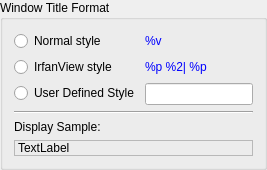
            <widget class="QGroupBox" name="groupBox_3">
             <property name="sizePolicy">
              <sizepolicy hsizetype="Preferred" vsizetype="Minimum">
               <horstretch>0</horstretch>
               <verstretch>0</verstretch>
              </sizepolicy>
             </property>
             <property name="title">
              <string>Window Title Format</string>
             </property>
             <layout class="QFormLayout" name="formLayout_4">
              <item row="0" column="0">
               <widget class="QRadioButton" name="radioButtonWindowTitleNormalStyle">
                <property name="text">
                 <string>Normal style</string>
                </property>
               </widget>
              </item>
              <item row="0" column="1">
               <widget class="QLabel" name="label_8">
                <property name="palette">
                 <palette>
                  <active>
                   <colorrole role="WindowText">
                    <brush brushstyle="SolidPattern">
                     <color alpha="255">
                      <red>0</red>
                      <green>0</green>
                      <blue>255</blue>
                     </color>
                    </brush>
                   </colorrole>
                   <colorrole role="Button">
                    <brush brushstyle="SolidPattern">
                     <color alpha="255">
                      <red>0</red>
                      <green>0</green>
                      <blue>255</blue>
                     </color>
                    </brush>
                   </colorrole>
                   <colorrole role="Light">
                    <brush brushstyle="SolidPattern">
                     <color alpha="255">
                      <red>127</red>
                      <green>127</green>
                      <blue>255</blue>
                     </color>
                    </brush>
                   </colorrole>
                   <colorrole role="Midlight">
                    <brush brushstyle="SolidPattern">
                     <color alpha="255">
                      <red>63</red>
                      <green>63</green>
                      <blue>255</blue>
                     </color>
                    </brush>
                   </colorrole>
                   <colorrole role="Dark">
                    <brush brushstyle="SolidPattern">
                     <color alpha="255">
                      <red>0</red>
                      <green>0</green>
                      <blue>127</blue>
                     </color>
                    </brush>
                   </colorrole>
                   <colorrole role="Mid">
                    <brush brushstyle="SolidPattern">
                     <color alpha="255">
                      <red>0</red>
                      <green>0</green>
                      <blue>170</blue>
                     </color>
                    </brush>
                   </colorrole>
                   <colorrole role="Text">
                    <brush brushstyle="SolidPattern">
                     <color alpha="255">
                      <red>0</red>
                      <green>0</green>
                      <blue>255</blue>
                     </color>
                    </brush>
                   </colorrole>
                   <colorrole role="BrightText">
                    <brush brushstyle="SolidPattern">
                     <color alpha="255">
                      <red>255</red>
                      <green>255</green>
                      <blue>255</blue>
                     </color>
                    </brush>
                   </colorrole>
                   <colorrole role="ButtonText">
                    <brush brushstyle="SolidPattern">
                     <color alpha="255">
                      <red>0</red>
                      <green>0</green>
                      <blue>0</blue>
                     </color>
                    </brush>
                   </colorrole>
                   <colorrole role="Base">
                    <brush brushstyle="SolidPattern">
                     <color alpha="255">
                      <red>255</red>
                      <green>255</green>
                      <blue>255</blue>
                     </color>
                    </brush>
                   </colorrole>
                   <colorrole role="Window">
                    <brush brushstyle="SolidPattern">
                     <color alpha="255">
                      <red>0</red>
                      <green>0</green>
                      <blue>255</blue>
                     </color>
                    </brush>
                   </colorrole>
                   <colorrole role="Shadow">
                    <brush brushstyle="SolidPattern">
                     <color alpha="255">
                      <red>0</red>
                      <green>0</green>
                      <blue>0</blue>
                     </color>
                    </brush>
                   </colorrole>
                   <colorrole role="AlternateBase">
                    <brush brushstyle="SolidPattern">
                     <color alpha="255">
                      <red>127</red>
                      <green>127</green>
                      <blue>255</blue>
                     </color>
                    </brush>
                   </colorrole>
                   <colorrole role="ToolTipBase">
                    <brush brushstyle="SolidPattern">
                     <color alpha="255">
                      <red>255</red>
                      <green>255</green>
                      <blue>220</blue>
                     </color>
                    </brush>
                   </colorrole>
                   <colorrole role="ToolTipText">
                    <brush brushstyle="SolidPattern">
                     <color alpha="255">
                      <red>0</red>
                      <green>0</green>
                      <blue>0</blue>
                     </color>
                    </brush>
                   </colorrole>
                  </active>
                  <inactive>
                   <colorrole role="WindowText">
                    <brush brushstyle="SolidPattern">
                     <color alpha="255">
                      <red>0</red>
                      <green>0</green>
                      <blue>255</blue>
                     </color>
                    </brush>
                   </colorrole>
                   <colorrole role="Button">
                    <brush brushstyle="SolidPattern">
                     <color alpha="255">
                      <red>0</red>
                      <green>0</green>
                      <blue>255</blue>
                     </color>
                    </brush>
                   </colorrole>
                   <colorrole role="Light">
                    <brush brushstyle="SolidPattern">
                     <color alpha="255">
                      <red>127</red>
                      <green>127</green>
                      <blue>255</blue>
                     </color>
                    </brush>
                   </colorrole>
                   <colorrole role="Midlight">
                    <brush brushstyle="SolidPattern">
                     <color alpha="255">
                      <red>63</red>
                      <green>63</green>
                      <blue>255</blue>
                     </color>
                    </brush>
                   </colorrole>
                   <colorrole role="Dark">
                    <brush brushstyle="SolidPattern">
                     <color alpha="255">
                      <red>0</red>
                      <green>0</green>
                      <blue>127</blue>
                     </color>
                    </brush>
                   </colorrole>
                   <colorrole role="Mid">
                    <brush brushstyle="SolidPattern">
                     <color alpha="255">
                      <red>0</red>
                      <green>0</green>
                      <blue>170</blue>
                     </color>
                    </brush>
                   </colorrole>
                   <colorrole role="Text">
                    <brush brushstyle="SolidPattern">
                     <color alpha="255">
                      <red>0</red>
                      <green>0</green>
                      <blue>255</blue>
                     </color>
                    </brush>
                   </colorrole>
                   <colorrole role="BrightText">
                    <brush brushstyle="SolidPattern">
                     <color alpha="255">
                      <red>255</red>
                      <green>255</green>
                      <blue>255</blue>
                     </color>
                    </brush>
                   </colorrole>
                   <colorrole role="ButtonText">
                    <brush brushstyle="SolidPattern">
                     <color alpha="255">
                      <red>0</red>
                      <green>0</green>
                      <blue>0</blue>
                     </color>
                    </brush>
                   </colorrole>
                   <colorrole role="Base">
                    <brush brushstyle="SolidPattern">
                     <color alpha="255">
                      <red>255</red>
                      <green>255</green>
                      <blue>255</blue>
                     </color>
                    </brush>
                   </colorrole>
                   <colorrole role="Window">
                    <brush brushstyle="SolidPattern">
                     <color alpha="255">
                      <red>0</red>
                      <green>0</green>
                      <blue>255</blue>
                     </color>
                    </brush>
                   </colorrole>
                   <colorrole role="Shadow">
                    <brush brushstyle="SolidPattern">
                     <color alpha="255">
                      <red>0</red>
                      <green>0</green>
                      <blue>0</blue>
                     </color>
                    </brush>
                   </colorrole>
                   <colorrole role="AlternateBase">
                    <brush brushstyle="SolidPattern">
                     <color alpha="255">
                      <red>127</red>
                      <green>127</green>
                      <blue>255</blue>
                     </color>
                    </brush>
                   </colorrole>
                   <colorrole role="ToolTipBase">
                    <brush brushstyle="SolidPattern">
                     <color alpha="255">
                      <red>255</red>
                      <green>255</green>
                      <blue>220</blue>
                     </color>
                    </brush>
                   </colorrole>
                   <colorrole role="ToolTipText">
                    <brush brushstyle="SolidPattern">
                     <color alpha="255">
                      <red>0</red>
                      <green>0</green>
                      <blue>0</blue>
                     </color>
                    </brush>
                   </colorrole>
                  </inactive>
                  <disabled>
                   <colorrole role="WindowText">
                    <brush brushstyle="SolidPattern">
                     <color alpha="255">
                      <red>0</red>
                      <green>0</green>
                      <blue>127</blue>
                     </color>
                    </brush>
                   </colorrole>
                   <colorrole role="Button">
                    <brush brushstyle="SolidPattern">
                     <color alpha="255">
                      <red>0</red>
                      <green>0</green>
                      <blue>255</blue>
                     </color>
                    </brush>
                   </colorrole>
                   <colorrole role="Light">
                    <brush brushstyle="SolidPattern">
                     <color alpha="255">
                      <red>127</red>
                      <green>127</green>
                      <blue>255</blue>
                     </color>
                    </brush>
                   </colorrole>
                   <colorrole role="Midlight">
                    <brush brushstyle="SolidPattern">
                     <color alpha="255">
                      <red>63</red>
                      <green>63</green>
                      <blue>255</blue>
                     </color>
                    </brush>
                   </colorrole>
                   <colorrole role="Dark">
                    <brush brushstyle="SolidPattern">
                     <color alpha="255">
                      <red>0</red>
                      <green>0</green>
                      <blue>127</blue>
                     </color>
                    </brush>
                   </colorrole>
                   <colorrole role="Mid">
                    <brush brushstyle="SolidPattern">
                     <color alpha="255">
                      <red>0</red>
                      <green>0</green>
                      <blue>170</blue>
                     </color>
                    </brush>
                   </colorrole>
                   <colorrole role="Text">
                    <brush brushstyle="SolidPattern">
                     <color alpha="255">
                      <red>0</red>
                      <green>0</green>
                      <blue>127</blue>
                     </color>
                    </brush>
                   </colorrole>
                   <colorrole role="BrightText">
                    <brush brushstyle="SolidPattern">
                     <color alpha="255">
                      <red>255</red>
                      <green>255</green>
                      <blue>255</blue>
                     </color>
                    </brush>
                   </colorrole>
                   <colorrole role="ButtonText">
                    <brush brushstyle="SolidPattern">
                     <color alpha="255">
                      <red>0</red>
                      <green>0</green>
                      <blue>127</blue>
                     </color>
                    </brush>
                   </colorrole>
                   <colorrole role="Base">
                    <brush brushstyle="SolidPattern">
                     <color alpha="255">
                      <red>0</red>
                      <green>0</green>
                      <blue>255</blue>
                     </color>
                    </brush>
                   </colorrole>
                   <colorrole role="Window">
                    <brush brushstyle="SolidPattern">
                     <color alpha="255">
                      <red>0</red>
                      <green>0</green>
                      <blue>255</blue>
                     </color>
                    </brush>
                   </colorrole>
                   <colorrole role="Shadow">
                    <brush brushstyle="SolidPattern">
                     <color alpha="255">
                      <red>0</red>
                      <green>0</green>
                      <blue>0</blue>
                     </color>
                    </brush>
                   </colorrole>
                   <colorrole role="AlternateBase">
                    <brush brushstyle="SolidPattern">
                     <color alpha="255">
                      <red>0</red>
                      <green>0</green>
                      <blue>255</blue>
                     </color>
                    </brush>
                   </colorrole>
                   <colorrole role="ToolTipBase">
                    <brush brushstyle="SolidPattern">
                     <color alpha="255">
                      <red>255</red>
                      <green>255</green>
                      <blue>220</blue>
                     </color>
                    </brush>
                   </colorrole>
                   <colorrole role="ToolTipText">
                    <brush brushstyle="SolidPattern">
                     <color alpha="255">
                      <red>0</red>
                      <green>0</green>
                      <blue>0</blue>
                     </color>
                    </brush>
                   </colorrole>
                  </disabled>
                 </palette>
                </property>
                <property name="text">
                 <string notr="true">%v</string>
                </property>
               </widget>
              </item>
              <item row="1" column="0">
               <widget class="QRadioButton" name="radioButtonWindowTitleIrfanViewStyle">
                <property name="text">
                 <string>IrfanView style</string>
                </property>
               </widget>
              </item>
              <item row="1" column="1">
               <widget class="QLabel" name="label_9">
                <property name="palette">
                 <palette>
                  <active>
                   <colorrole role="WindowText">
                    <brush brushstyle="SolidPattern">
                     <color alpha="255">
                      <red>0</red>
                      <green>0</green>
                      <blue>255</blue>
                     </color>
                    </brush>
                   </colorrole>
                   <colorrole role="Button">
                    <brush brushstyle="SolidPattern">
                     <color alpha="255">
                      <red>0</red>
                      <green>0</green>
                      <blue>255</blue>
                     </color>
                    </brush>
                   </colorrole>
                   <colorrole role="Light">
                    <brush brushstyle="SolidPattern">
                     <color alpha="255">
                      <red>127</red>
                      <green>127</green>
                      <blue>255</blue>
                     </color>
                    </brush>
                   </colorrole>
                   <colorrole role="Midlight">
                    <brush brushstyle="SolidPattern">
                     <color alpha="255">
                      <red>63</red>
                      <green>63</green>
                      <blue>255</blue>
                     </color>
                    </brush>
                   </colorrole>
                   <colorrole role="Dark">
                    <brush brushstyle="SolidPattern">
                     <color alpha="255">
                      <red>0</red>
                      <green>0</green>
                      <blue>127</blue>
                     </color>
                    </brush>
                   </colorrole>
                   <colorrole role="Mid">
                    <brush brushstyle="SolidPattern">
                     <color alpha="255">
                      <red>0</red>
                      <green>0</green>
                      <blue>170</blue>
                     </color>
                    </brush>
                   </colorrole>
                   <colorrole role="Text">
                    <brush brushstyle="SolidPattern">
                     <color alpha="255">
                      <red>0</red>
                      <green>0</green>
                      <blue>255</blue>
                     </color>
                    </brush>
                   </colorrole>
                   <colorrole role="BrightText">
                    <brush brushstyle="SolidPattern">
                     <color alpha="255">
                      <red>255</red>
                      <green>255</green>
                      <blue>255</blue>
                     </color>
                    </brush>
                   </colorrole>
                   <colorrole role="ButtonText">
                    <brush brushstyle="SolidPattern">
                     <color alpha="255">
                      <red>0</red>
                      <green>0</green>
                      <blue>0</blue>
                     </color>
                    </brush>
                   </colorrole>
                   <colorrole role="Base">
                    <brush brushstyle="SolidPattern">
                     <color alpha="255">
                      <red>255</red>
                      <green>255</green>
                      <blue>255</blue>
                     </color>
                    </brush>
                   </colorrole>
                   <colorrole role="Window">
                    <brush brushstyle="SolidPattern">
                     <color alpha="255">
                      <red>0</red>
                      <green>0</green>
                      <blue>255</blue>
                     </color>
                    </brush>
                   </colorrole>
                   <colorrole role="Shadow">
                    <brush brushstyle="SolidPattern">
                     <color alpha="255">
                      <red>0</red>
                      <green>0</green>
                      <blue>0</blue>
                     </color>
                    </brush>
                   </colorrole>
                   <colorrole role="AlternateBase">
                    <brush brushstyle="SolidPattern">
                     <color alpha="255">
                      <red>127</red>
                      <green>127</green>
                      <blue>255</blue>
                     </color>
                    </brush>
                   </colorrole>
                   <colorrole role="ToolTipBase">
                    <brush brushstyle="SolidPattern">
                     <color alpha="255">
                      <red>255</red>
                      <green>255</green>
                      <blue>220</blue>
                     </color>
                    </brush>
                   </colorrole>
                   <colorrole role="ToolTipText">
                    <brush brushstyle="SolidPattern">
                     <color alpha="255">
                      <red>0</red>
                      <green>0</green>
                      <blue>0</blue>
                     </color>
                    </brush>
                   </colorrole>
                  </active>
                  <inactive>
                   <colorrole role="WindowText">
                    <brush brushstyle="SolidPattern">
                     <color alpha="255">
                      <red>0</red>
                      <green>0</green>
                      <blue>255</blue>
                     </color>
                    </brush>
                   </colorrole>
                   <colorrole role="Button">
                    <brush brushstyle="SolidPattern">
                     <color alpha="255">
                      <red>0</red>
                      <green>0</green>
                      <blue>255</blue>
                     </color>
                    </brush>
                   </colorrole>
                   <colorrole role="Light">
                    <brush brushstyle="SolidPattern">
                     <color alpha="255">
                      <red>127</red>
                      <green>127</green>
                      <blue>255</blue>
                     </color>
                    </brush>
                   </colorrole>
                   <colorrole role="Midlight">
                    <brush brushstyle="SolidPattern">
                     <color alpha="255">
                      <red>63</red>
                      <green>63</green>
                      <blue>255</blue>
                     </color>
                    </brush>
                   </colorrole>
                   <colorrole role="Dark">
                    <brush brushstyle="SolidPattern">
                     <color alpha="255">
                      <red>0</red>
                      <green>0</green>
                      <blue>127</blue>
                     </color>
                    </brush>
                   </colorrole>
                   <colorrole role="Mid">
                    <brush brushstyle="SolidPattern">
                     <color alpha="255">
                      <red>0</red>
                      <green>0</green>
                      <blue>170</blue>
                     </color>
                    </brush>
                   </colorrole>
                   <colorrole role="Text">
                    <brush brushstyle="SolidPattern">
                     <color alpha="255">
                      <red>0</red>
                      <green>0</green>
                      <blue>255</blue>
                     </color>
                    </brush>
                   </colorrole>
                   <colorrole role="BrightText">
                    <brush brushstyle="SolidPattern">
                     <color alpha="255">
                      <red>255</red>
                      <green>255</green>
                      <blue>255</blue>
                     </color>
                    </brush>
                   </colorrole>
                   <colorrole role="ButtonText">
                    <brush brushstyle="SolidPattern">
                     <color alpha="255">
                      <red>0</red>
                      <green>0</green>
                      <blue>0</blue>
                     </color>
                    </brush>
                   </colorrole>
                   <colorrole role="Base">
                    <brush brushstyle="SolidPattern">
                     <color alpha="255">
                      <red>255</red>
                      <green>255</green>
                      <blue>255</blue>
                     </color>
                    </brush>
                   </colorrole>
                   <colorrole role="Window">
                    <brush brushstyle="SolidPattern">
                     <color alpha="255">
                      <red>0</red>
                      <green>0</green>
                      <blue>255</blue>
                     </color>
                    </brush>
                   </colorrole>
                   <colorrole role="Shadow">
                    <brush brushstyle="SolidPattern">
                     <color alpha="255">
                      <red>0</red>
                      <green>0</green>
                      <blue>0</blue>
                     </color>
                    </brush>
                   </colorrole>
                   <colorrole role="AlternateBase">
                    <brush brushstyle="SolidPattern">
                     <color alpha="255">
                      <red>127</red>
                      <green>127</green>
                      <blue>255</blue>
                     </color>
                    </brush>
                   </colorrole>
                   <colorrole role="ToolTipBase">
                    <brush brushstyle="SolidPattern">
                     <color alpha="255">
                      <red>255</red>
                      <green>255</green>
                      <blue>220</blue>
                     </color>
                    </brush>
                   </colorrole>
                   <colorrole role="ToolTipText">
                    <brush brushstyle="SolidPattern">
                     <color alpha="255">
                      <red>0</red>
                      <green>0</green>
                      <blue>0</blue>
                     </color>
                    </brush>
                   </colorrole>
                  </inactive>
                  <disabled>
                   <colorrole role="WindowText">
                    <brush brushstyle="SolidPattern">
                     <color alpha="255">
                      <red>0</red>
                      <green>0</green>
                      <blue>127</blue>
                     </color>
                    </brush>
                   </colorrole>
                   <colorrole role="Button">
                    <brush brushstyle="SolidPattern">
                     <color alpha="255">
                      <red>0</red>
                      <green>0</green>
                      <blue>255</blue>
                     </color>
                    </brush>
                   </colorrole>
                   <colorrole role="Light">
                    <brush brushstyle="SolidPattern">
                     <color alpha="255">
                      <red>127</red>
                      <green>127</green>
                      <blue>255</blue>
                     </color>
                    </brush>
                   </colorrole>
                   <colorrole role="Midlight">
                    <brush brushstyle="SolidPattern">
                     <color alpha="255">
                      <red>63</red>
                      <green>63</green>
                      <blue>255</blue>
                     </color>
                    </brush>
                   </colorrole>
                   <colorrole role="Dark">
                    <brush brushstyle="SolidPattern">
                     <color alpha="255">
                      <red>0</red>
                      <green>0</green>
                      <blue>127</blue>
                     </color>
                    </brush>
                   </colorrole>
                   <colorrole role="Mid">
                    <brush brushstyle="SolidPattern">
                     <color alpha="255">
                      <red>0</red>
                      <green>0</green>
                      <blue>170</blue>
                     </color>
                    </brush>
                   </colorrole>
                   <colorrole role="Text">
                    <brush brushstyle="SolidPattern">
                     <color alpha="255">
                      <red>0</red>
                      <green>0</green>
                      <blue>127</blue>
                     </color>
                    </brush>
                   </colorrole>
                   <colorrole role="BrightText">
                    <brush brushstyle="SolidPattern">
                     <color alpha="255">
                      <red>255</red>
                      <green>255</green>
                      <blue>255</blue>
                     </color>
                    </brush>
                   </colorrole>
                   <colorrole role="ButtonText">
                    <brush brushstyle="SolidPattern">
                     <color alpha="255">
                      <red>0</red>
                      <green>0</green>
                      <blue>127</blue>
                     </color>
                    </brush>
                   </colorrole>
                   <colorrole role="Base">
                    <brush brushstyle="SolidPattern">
                     <color alpha="255">
                      <red>0</red>
                      <green>0</green>
                      <blue>255</blue>
                     </color>
                    </brush>
                   </colorrole>
                   <colorrole role="Window">
                    <brush brushstyle="SolidPattern">
                     <color alpha="255">
                      <red>0</red>
                      <green>0</green>
                      <blue>255</blue>
                     </color>
                    </brush>
                   </colorrole>
                   <colorrole role="Shadow">
                    <brush brushstyle="SolidPattern">
                     <color alpha="255">
                      <red>0</red>
                      <green>0</green>
                      <blue>0</blue>
                     </color>
                    </brush>
                   </colorrole>
                   <colorrole role="AlternateBase">
                    <brush brushstyle="SolidPattern">
                     <color alpha="255">
                      <red>0</red>
                      <green>0</green>
                      <blue>255</blue>
                     </color>
                    </brush>
                   </colorrole>
                   <colorrole role="ToolTipBase">
                    <brush brushstyle="SolidPattern">
                     <color alpha="255">
                      <red>255</red>
                      <green>255</green>
                      <blue>220</blue>
                     </color>
                    </brush>
                   </colorrole>
                   <colorrole role="ToolTipText">
                    <brush brushstyle="SolidPattern">
                     <color alpha="255">
                      <red>0</red>
                      <green>0</green>
                      <blue>0</blue>
                     </color>
                    </brush>
                   </colorrole>
                  </disabled>
                 </palette>
                </property>
                <property name="text">
                 <string notr="true">%p %2| %p</string>
                </property>
               </widget>
              </item>
              <item row="2" column="0">
               <widget class="QRadioButton" name="radioButtonWindowTitleUserDefined">
                <property name="text">
                 <string>User Defined Style</string>
                </property>
               </widget>
              </item>
              <item row="2" column="1">
               <widget class="QLineEdit" name="lineEditWindowTitleUserStyle"/>
              </item>
              <item row="3" column="0" colspan="2">
               <widget class="Line" name="line_2">
                <property name="orientation">
                 <enum>Qt::Horizontal</enum>
                </property>
               </widget>
              </item>
              <item row="4" column="0">
               <widget class="QLabel" name="label_10">
                <property name="text">
                 <string>Display Sample:</string>
                </property>
               </widget>
              </item>
              <item row="5" column="0" colspan="2">
               <widget class="QLabel" name="labelWindowTitleSample">
                <property name="frameShape">
                 <enum>QFrame::StyledPanel</enum>
                </property>
                <property name="text">
                 <string notr="true">TextLabel</string>
                </property>
               </widget>
              </item>
             </layout>
            </widget>
